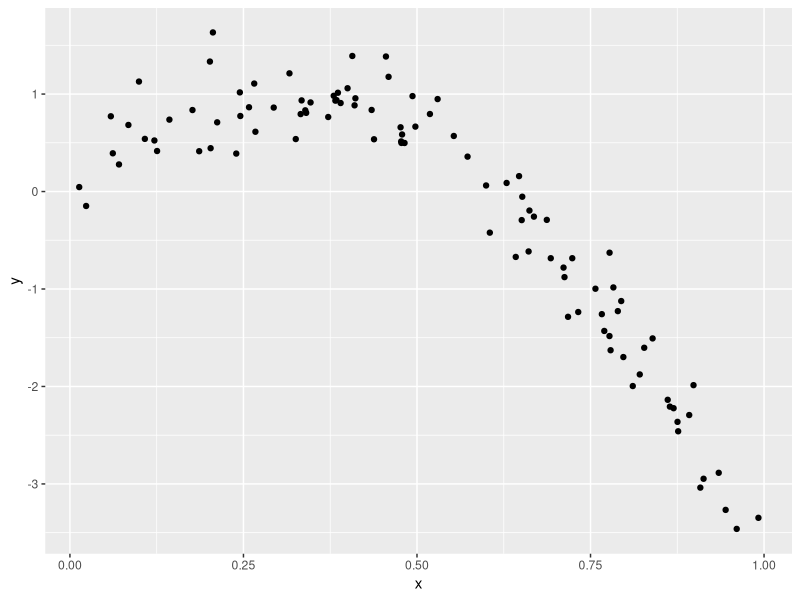
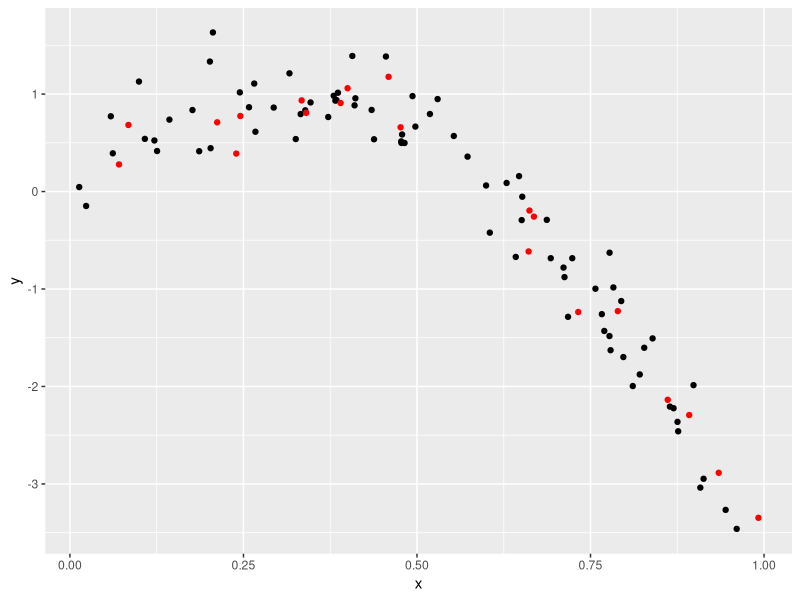
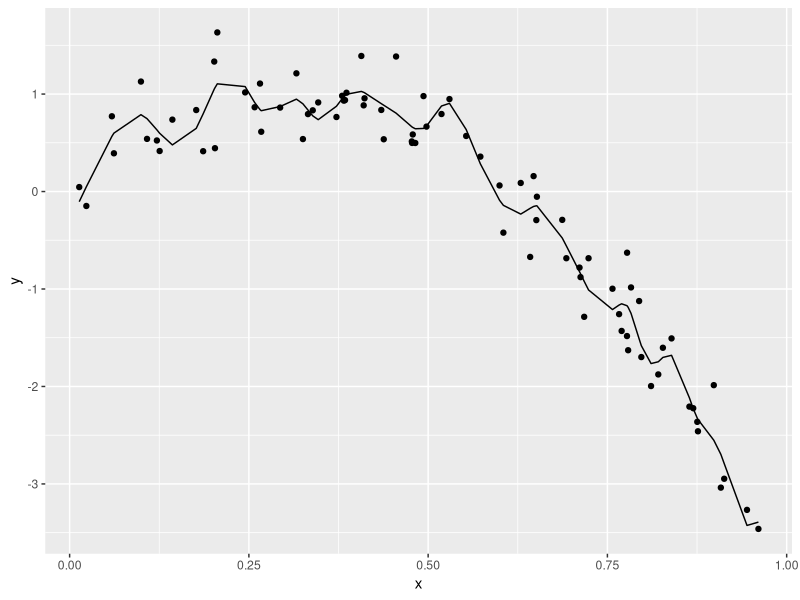

The R script that drew these images, in order:
## ---- chunk 1
library(tidyverse)
library(modelr)
library(mgcv)

set.seed(1)
## ---- chunk 2
nonlin_df = 
  tibble(
    id = 1:100,
    x = runif(100, 0, 1),
    y = 1 - 10 * (x - .3) ^ 2 + rnorm(100, 0, .3)
  )

nonlin_df |> 
  ggplot(aes(x = x, y = y)) + 
  geom_point()
## ---- chunk 3
train_df = sample_n(nonlin_df, 80)
test_df = anti_join(nonlin_df, train_df, by = "id")
## ---- chunk 4
train_df |>
  ggplot(aes(x=x, y=y)) +
  geom_point() +
  geom_point(data=test_df, color="red")
## ---- chunk 5
linear_mod = lm(y~x, data=train_df)
smooth_mod = mgcv::gam(y~s(x),data=train_df)
wiggly_mod = mgcv::gam(y~s(x, k=30), sp=10e-6, data=train_df)

rmse(linear_mod, train_df)
rmse(smooth_mod, train_df)
rmse(wiggly_mod, train_df)

rmse(linear_mod, test_df)
rmse(smooth_mod, test_df)
rmse(wiggly_mod, test_df)
## ---- chunk 6
train_df |>
  modelr::add_predictions(wiggly_mod) |>
  ggplot(aes(x=x, y=y)) +
  geom_point() +
  geom_line(aes(y=pred))
## ---- chunk 7
cv_df = 
  nonlin_df |>
  crossv_mc(n = 100) |>
  mutate(
    train = map(train, as_tibble),
    test = map(test, as_tibble)
  )
## ---- chunk 8
cv_df |>
  pull(train) |>
  nth(1) |>
  as_tibble()
